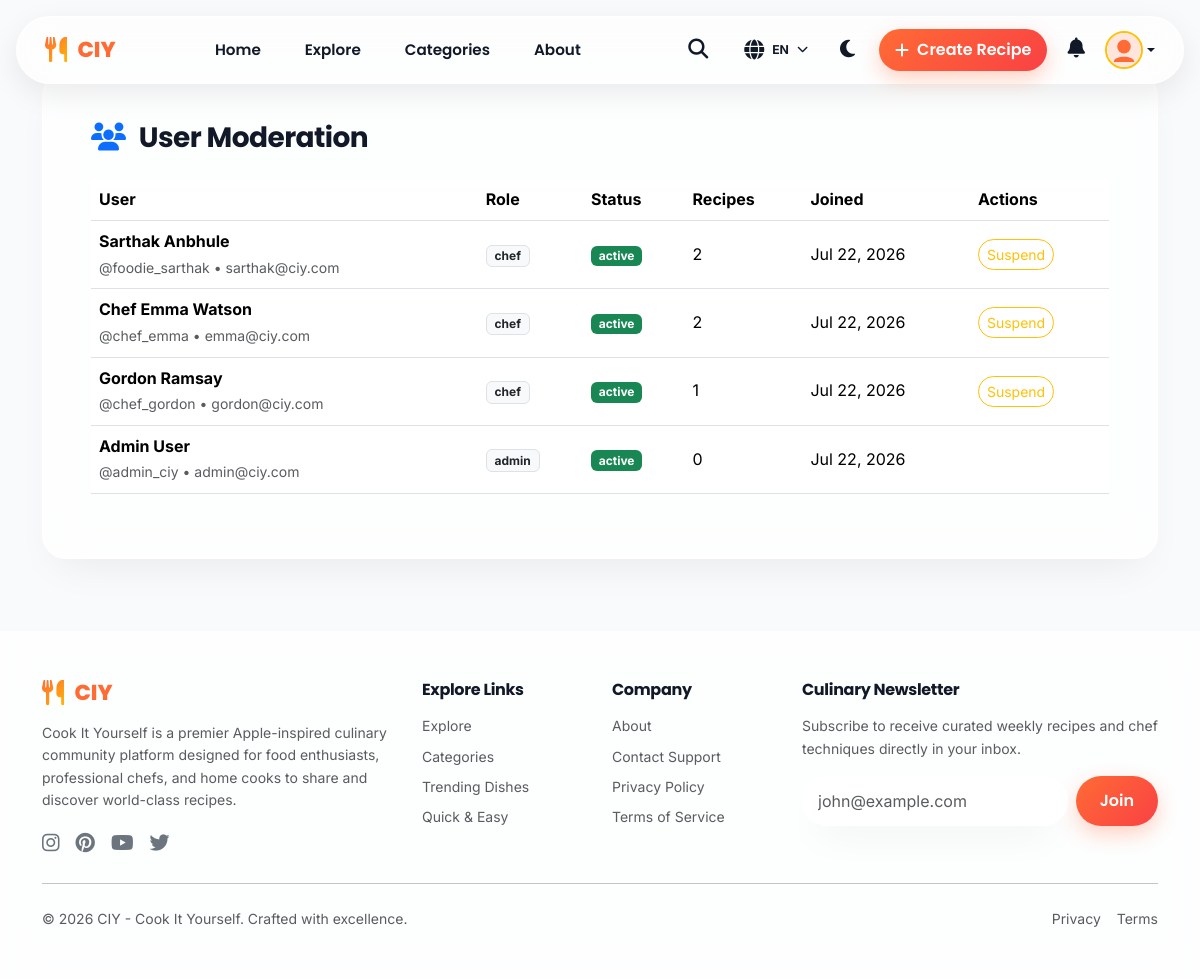
/admin/users.php (signed in), run on the app's committed database.
### tables this page shows
CREATE TABLE `users` (
  `id` INT UNSIGNED AUTO_INCREMENT PRIMARY KEY,
  `name` VARCHAR(100) NOT NULL,
  `username` VARCHAR(50) NOT NULL UNIQUE,
  `email` VARCHAR(150) NOT NULL UNIQUE,
  `password` VARCHAR(255) NOT NULL,
  `avatar` VARCHAR(255) DEFAULT 'default_avatar.jpg',
  `cover_image` VARCHAR(255) DEFAULT 'default_cover.jpg',
  `bio` TEXT DEFAULT NULL,
  `role` ENUM('user', 'chef', 'admin') NOT NULL DEFAULT 'user',
  `status` ENUM('active', 'suspended', 'banned') NOT NULL DEFAULT 'active',
  `remember_token` VARCHAR(255) DEFAULT NULL,
  `created_at` TIMESTAMP DEFAULT CURRENT_TIMESTAMP,
  `updated_at` TIMESTAMP DEFAULT CURRENT_TIMESTAMP ON UPDATE CURRENT_TIMESTAMP
);

### config/database.php (called while the page is built, shortened)
<?php
class Database {
    private static ?PDO $instance = null;
    public static function getInstance(): PDO {
        if (self::$instance === null) {
            try {
                $dsn = "mysql:host=" . DB_HOST . ";port=" . DB_PORT . ";dbname=" . DB_NAME . ";charset=" . DB_CHARSET;
                $options = [
                    PDO::ATTR_ERRMODE => PDO::ERRMODE_EXCEPTION,
                    PDO::ATTR_DEFAULT_FETCH_MODE => PDO::FETCH_ASSOC,
                    PDO::ATTR_EMULATE_PREPARES => false,
                    PDO::MYSQL_ATTR_INIT_COMMAND => "SET NAMES " . DB_CHARSET
                ];
                self::$instance = new PDO($dsn, DB_USER, DB_PASS, $options);
            } catch (PDOException $e) {
                try {
                    $sqliteDir = ROOT_PATH . 'database/';
                    if (!is_dir($sqliteDir)) {
                        mkdir($sqliteDir, 0755, true);
                    }
                    $sqlitePath = $sqliteDir . 'ciy_sqlite.db';
                    $isNewDatabase = !file_exists($sqlitePath);
                    self::$instance = new PDO("sqlite:" . $sqlitePath);
                    self::$instance->setAttribute(PDO::ATTR_ERRMODE, PDO::ERRMODE_EXCEPTION);
                    self::$instance->setAttribute(PDO::ATTR_DEFAULT_FETCH_MODE, PDO::FETCH_ASSOC);
                    self::$driver = 'sqlite';
                    if ($isNewDatabase) {
                        self::seedSqlite(self::$instance);
                    }
                } catch (PDOException $ex) {
                    die("<div style='font-family:system-ui,sans-serif; padding:40px; text-align:center;'>
                        <h2>Database Connection Failed</h2>
                        <p>" . htmlspecialchars($ex->getMessage()) . "</p>
                    </div>");
                }
            }
        }
        return self::$instance;
    }
}

### classes/Admin.php (called while the page is built, shortened)
<?php
require_once __DIR__ . '/../config/database.php';
class Admin {
    private PDO $db;
    public function __construct() {
        $this->db = Database::getInstance();
    }
    public function getUsers(int $page = 1, int $limit = 15): array {
        $offset = ($page - 1) * $limit;
        $stmt = $this->db->prepare("
            SELECT u.*,
                   (SELECT COUNT(*) FROM recipes WHERE user_id = u.id) AS recipe_count
            FROM users u
            ORDER BY u.created_at DESC
            LIMIT :limit OFFSET :offset
        ");
        $stmt->bindValue(':limit', $limit, PDO::PARAM_INT);
        $stmt->bindValue(':offset', $offset, PDO::PARAM_INT);
        $stmt->execute();
        return $stmt->fetchAll();
    }
}

### config/helpers.php (called while the page is built, shortened)
<?php
function e(?string $string): string {
    return htmlspecialchars($string ?? '', ENT_QUOTES | ENT_SUBSTITUTE, 'UTF-8');
}

### admin/users.php (the view, shortened to what this page needs)
<?php
require_once __DIR__ . '/../config/helpers.php';
require_once __DIR__ . '/../classes/Auth.php';
require_once __DIR__ . '/../classes/Admin.php';
$adminEngine = new Admin();
$users = $adminEngine->getUsers(1, 20);
require_once __DIR__ . '/../includes/header.php';
require_once __DIR__ . '/../includes/navbar.php';
?>
<div class="container py-5 my-4">
    <div class="glass-card p-4 p-md-5" data-aos="fade-up">
        <h3 class="font-heading fw-bold mb-4"><i class="fa-solid fa-users text-primary me-2"></i> User Moderation</h3>
        <div class="table-responsive">
            <table class="table align-middle">
                <thead>
                    <tr>
                        <th>User</th>
                        <th>Role</th>
                        <th>Status</th>
                        <th>Recipes</th>
                        <th>Joined</th>
                        <th>Actions</th>
                    </tr>
                </thead>
                <tbody>
                    <?php foreach ($users as $u): ?>
                        <tr>
                            <td>
                                <div class="fw-bold"><?= e($u['name']) ?></div>
                                <small class="text-muted">@<?= e($u['username']) ?> • <?= e($u['email']) ?></small>
                            </td>
                            <td><span class="badge bg-light text-dark border"><?= e($u['role']) ?></span></td>
                            <td>
                                <span class="badge bg-<?= $u['status'] === 'active' ? 'success' : 'danger' ?>"><?= e($u['status']) ?></span>
                            </td>
                            <td><?= $u['recipe_count'] ?></td>
                            <td><?= date('M j, Y', strtotime($u['created_at'])) ?></td>
                            <td>
                                <?php if ($u['role'] !== 'admin'): ?>
                                    <?php if ($u['status'] === 'active'): ?>
                                        <a href="?status_id=<?= $u['id'] ?>&set_status=suspended" class="btn btn-outline-warning btn-sm rounded-pill">Suspend</a>
                                    <?php else: ?>
                                        <a href="?status_id=<?= $u['id'] ?>&set_status=active" class="btn btn-outline-success btn-sm rounded-pill">Activate</a>
                                    <?php endif; ?>
                                <?php endif; ?>
                            </td>
                        </tr>
                    <?php endforeach; ?>
                </tbody>
            </table>
        </div>
    </div>
</div>
<?php require_once __DIR__ . '/../includes/footer.php'; ?>

### assets/css/style.css (style rules this page uses)
:root { --primary: #FF6B35; --primary-hover: #E85A24; --primary-light: rgba(255, 107, 53, 0.12); --secondary: #FFB703; --accent: #F94144; --bg-main: #F8FAFC; --bg-card: rgba(255, 255, 255, 0.72); --bg-card-solid: #FFFFFF; --bg-glass: rgba(255, 255, 255, 0.65); --text-main: #111827; --text-muted: #6B7280; --text-inverse: #FFFFFF; --border-glass: rgba(255, 255, 255, 0.8); --border-subtle: rgba(229, 231, 235, 0.7); --shadow-glass: 0 20px 40px -15px rgba(0, 0, 0, 0.07), 0 0 15px rgba(255, 255, 255, 0.5) inset; --shadow-hover: 0 25px 50px -12px rgba(255, 107, 53, 0.25); --font-heading: 'Poppins', -apple-system, BlinkMacSystemFont, sans-serif; --font-body: 'Inter', -apple-system, BlinkMacSystemFont, sans-serif; --blur-glass: blur(18px); --radius-lg: 24px; --radius-md: 16px; --radius-sm: 12px; --radius-pill: 9999px; --transition: all 0.35s cubic-bezier(0.16, 1, 0.3, 1); }
* { box-sizing: border-box; margin: 0; padding: 0; }
body { font-family: var(--font-body); background-color: var(--bg-main); color: var(--text-main); line-height: 1.6; overflow-x: hidden; transition: background-color 0.4s ease, color 0.4s ease; min-height: 100vh; display: flex; flex-direction: column; }
h1, h2, h3, h4, h5, h6, .font-heading { font-family: var(--font-heading); font-weight: 700; color: var(--text-main); letter-spacing: -0.02em; }
a { text-decoration: none; color: inherit; transition: var(--transition); }
.glass-card { background: var(--bg-card); backdrop-filter: var(--blur-glass); -webkit-backdrop-filter: var(--blur-glass); border: 1px solid var(--border-glass); border-radius: var(--radius-lg); box-shadow: var(--shadow-glass); transition: var(--transition); }

### data on the page
users: name "Sarthak Anbhule", username "foodie_sarthak", email "sarthak@ciy.com", role "chef", status "active", recipe_count "2", created_at "Jul 22, 2026"
users: name "Chef Emma Watson", username "chef_emma", email "emma@ciy.com", role "chef", status "active", recipe_count "2", created_at "Jul 22, 2026"
users: name "Gordon Ramsay", username "chef_gordon", email "gordon@ciy.com", role "chef", status "active", recipe_count "1", created_at "Jul 22, 2026"
users: name "Admin User", username "admin_ciy", email "admin@ciy.com", role "admin", status "active", recipe_count "0", created_at "Jul 22, 2026"

### other printed values
t('home') "Home"
t('explore') "Explore"
t('categories') "Categories"
t('about') "About"
CURRENT_LANG "EN"
t('create_recipe') "Create Recipe"
t('quick_links') "Explore Links"
t('company') "Company"
t('newsletter') "Culinary Newsletter"
t('all_rights_reserved') "CIY - Cook It Yourself. Crafted with excellence."
